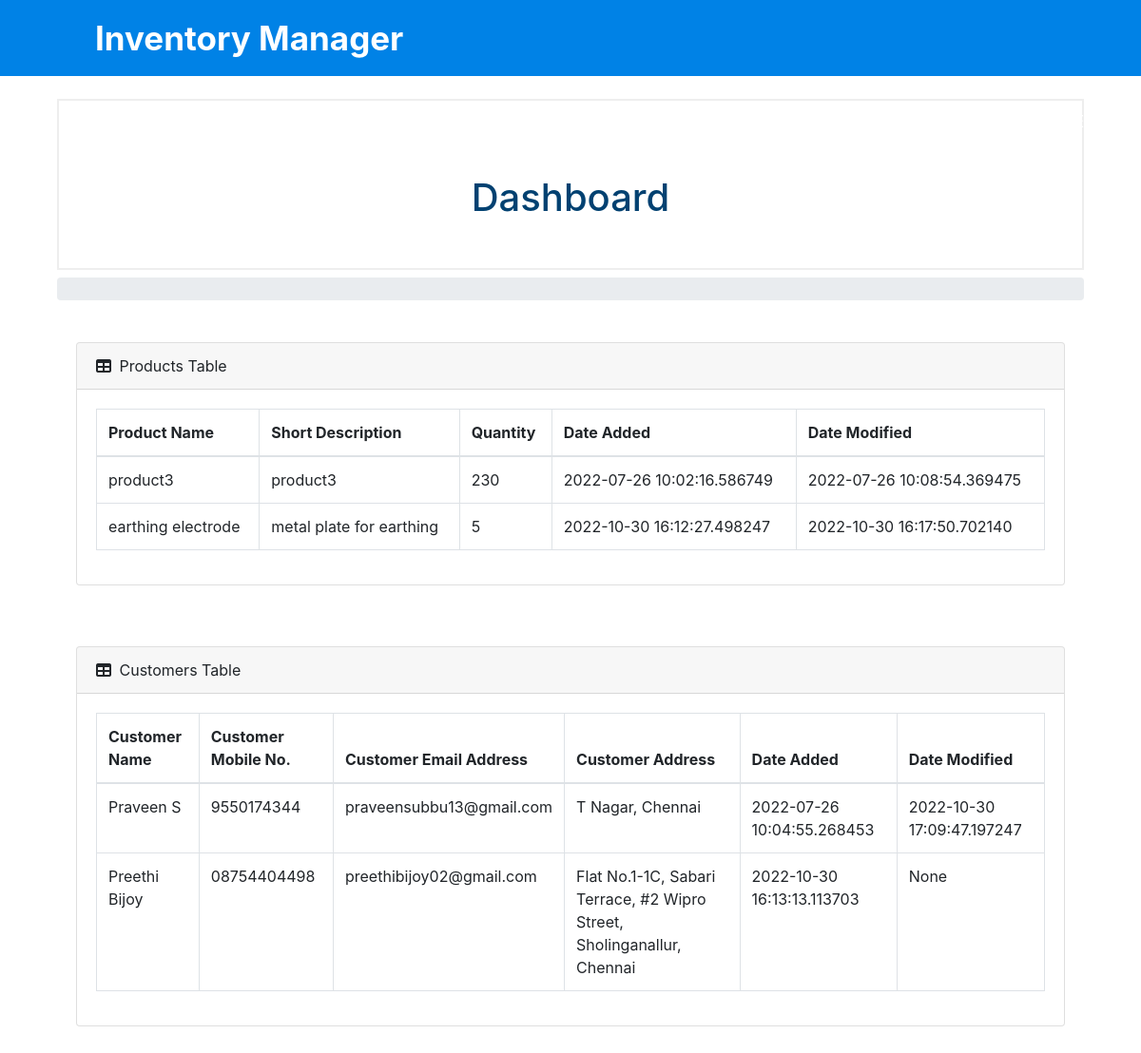
The app's page /index/ with its own data.
### tables this page shows
CREATE TABLE `product` (
  `id` INTEGER NOT NULL PRIMARY KEY,
  `name` varchar(75) NOT NULL,
  `summary` tinytext ,
  `quantity` smallint NOT NULL DEFAULT '0',
  `createdAt` datetime NOT NULL,
  `updatedAt` datetime DEFAULT NULL
);

CREATE TABLE `customer` (
  `id` INTEGER NOT NULL PRIMARY KEY,
  `name` varchar(100) DEFAULT NULL,
  `mobile` varchar(15) DEFAULT NULL,
  `email` varchar(50) DEFAULT NULL,
  `address` varchar(50) DEFAULT NULL,
  `createdAt` datetime NOT NULL,
  `updatedAt` datetime DEFAULT NULL
);

### app.py (the view, shortened to what this page needs)
@app.route('/index/', methods=["POST", "GET"])
def index():
    conn = get_db_connection()
    cursor = conn.cursor()
    if (request.method == "POST") and ('customer_name' in request.form):
        customer_name       = request.form["customer_name"]
        customer_mobile     = request.form["customer_mobile"]
        customer_email      = request.form["customer_email"]
        customer_address    = request.form["customer_address"]
        try:
            cursor.execute('INSERT INTO customer (name, mobile, email, address, createdAt) VALUES (?, ?, ?, ?, ?)',
            (customer_name, customer_mobile, customer_email, customer_address, datetime.now()))
            conn.commit()
            conn.close()
            return redirect("/index/")
        except:
            return "There Was an issue while add a new Customer"
    else:
        products    = cursor.execute('SELECT * FROM product').fetchall()
        customers   = cursor.execute('SELECT * FROM customer').fetchall()
        return render_template("index.html", products = products, customers = customers)

### app.py (called while the page is built)
def get_db_connection():
    db = sqlite3.connect('inventory.db')
    db.row_factory = sqlite3.Row
    return db

### templates/index.html (shortened to what this page needs)
{% extends 'base.html' %}
{% block content %}
<main>
    <div class="container-fluid">
        <h1 class="mt-4">Dashboard</h1>
        <ol class="breadcrumb mb-4">
        </ol>
            <div class="card-body">
                <div class="card mb-4">
                <div class="card-header">
                    <i class="fas fa-table mr-1"></i>
                    Products Table
                </div>
                <div class="card-body">
                    <div class="table-responsive">
                        {% if products|length < 1 %}
                        <h4>There are no Products, add one above</h4>
                        {% else %}
                        <table class="table table-bordered" id="dataTable" width="100%" cellspacing="0">
                            <thead>
                                <tr>
                                    <th>Product Name</th>
                                    <th>Short Description</th>
                                    <th>Quantity</th>
                                    <th>Date Added</th>
                                    <th>Date Modified</th>
                                </tr>
                            </thead>
                            <tbody>
                                {% for product in products %}
                                <tr>
                                    <td>{{ product['name'] }}</td>
                                    <td>{{ product['summary'] }}</td>
                                    <td>{{ product['quantity'] }}</td>
                                    <td>{{ product['createdAt'] }}</td>
                                    <td>{{ product['updatedAt'] }}</td>
                                </tr>
                                {% endfor %}
                            </tbody>
                        </table>
                        {% endif %}
                </div>
            </div>
                </div>
            </div>
            <div class="card-body">
                <div class="card mb-4">
                <div class="card-header">
                    <i class="fas fa-table mr-1"></i>
                    Customers Table
                </div>
                <div class="card-body">
                    <div class="table-responsive">
                        {% if customers|length < 1 %}
                        <h4>There are no Customers, add one above</h4>
                        {% else %}
                        <table class="table table-bordered" id="dataTable" width="100%" cellspacing="0">
                            <thead>
                                <tr>
                                    <th>Customer Name</th>
                                    <th>Customer Mobile No.</th>
                                    <th>Customer Email Address</th>
                                    <th>Customer Address</th>
                                    <th>Date Added</th>
                                    <th>Date Modified</th>
                                </tr>
                            </thead>
                            <tbody>
                                {% for customer in customers %}
                                <tr>
                                    <td>{{ customer['name'] }}</td>
                                    <td>{{ customer['mobile'] }}</td>
                                    <td>{{ customer['email'] }}</td>
                                    <td>{{ customer['address'] }}</td>
                                    <td>{{ customer['createdAt'] }}</td>
                                    <td>{{ customer['updatedAt'] }}</td>
                                </tr>
                                {% endfor %}
                            </tbody>
                        </table>
                        {% endif %}
                </div>
            </div>
    </div>
</main>
{% endblock %}

### templates/base.html (shortened to what this page needs)
<!doctype html>
<html lang="en">
  <head>
    <link rel="stylesheet" href="{{ url_for('static', filename='css/style.css') }}"/>
    <link rel="stylesheet" href="https://stackpath.bootstrapcdn.com/bootstrap/4.3.1/css/bootstrap.min.css"
>
  </head>
  <body>
    <nav>
        <label class="logo">Inventory Manager</label>
        <ul>
            <li><a href="/">Login</a></li>
            <li><a href="/instructions/">Instructions</a></li>
            <li><a href="/index/">Dashboard</a></li>
            <li><a href="/product/">Products</a></li>
            <li><a href="/order/">Order History</a></li>
            <li><a href="/customer/">Customers</a></li>
        </ul>
    </nav>
    <div class="container">
        {% block content %} {% endblock %}
    </div>
  </body>
</html>

### static/css/style.css (style rules this page uses)
* { padding:0; margin:0; text-decoration: none; list-style: none; box-sizing: border-box; }
body { font-family: "Poppins", sans-serif; }
nav { background: #0082e6; height: 80px; width: 100%; }
label.logo { color: white; font-size: 35px; line-height: 80px; padding: 0 100px; font-weight: bold; }
nav ul { float: right; margin-right: 20px; }
nav ul li { display: inline-block; line-height: 80px; margin: 0 5px; }
nav ul li a { color: white; font-size: 17px; padding: 7px 13px; border-radius: 3px; text-transform: uppercase; }
h1 { border: 2px #eee solid; color: #014171; text-align: center; padding: 50px; }

### records on screen
product: name "product3", summary "product3", quantity "230", createdAt "2022-07-26 10:02:16.586749", updatedAt "2022-07-26 10:08:54.369475"
product: name "earthing electrode", summary "metal plate for earthing", quantity "5", createdAt "2022-10-30 16:12:27.498247", updatedAt "2022-10-30 16:17:50.702140"
customer: name "Praveen S", mobile "9550174344", email "praveensubbu13@gmail.com", address "T Nagar, Chennai", createdAt "2022-07-26 10:04:55.268453", updatedAt "2022-10-30 17:09:47.197247"
customer: name "Preethi Bijoy", mobile "08754404498", email "preethibijoy02@gmail.com", address "Flat No.1-1C, Sabari Terrace, #2 Wipro Street, Sholinganallur, Chennai", createdAt "2022-10-30 16:13:13.113703", updatedAt "None"
